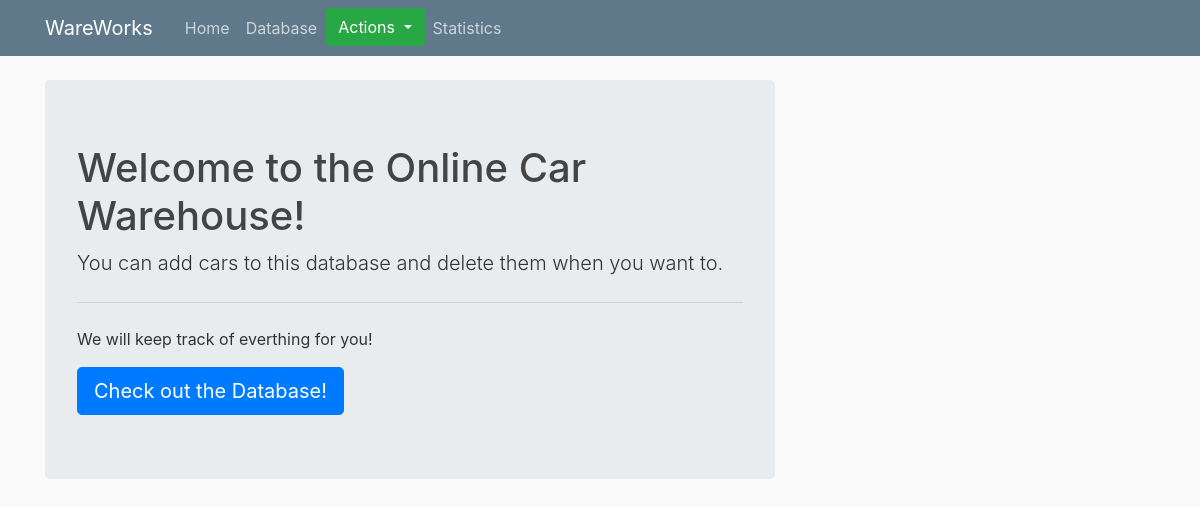
Page /home on the earlier database version.
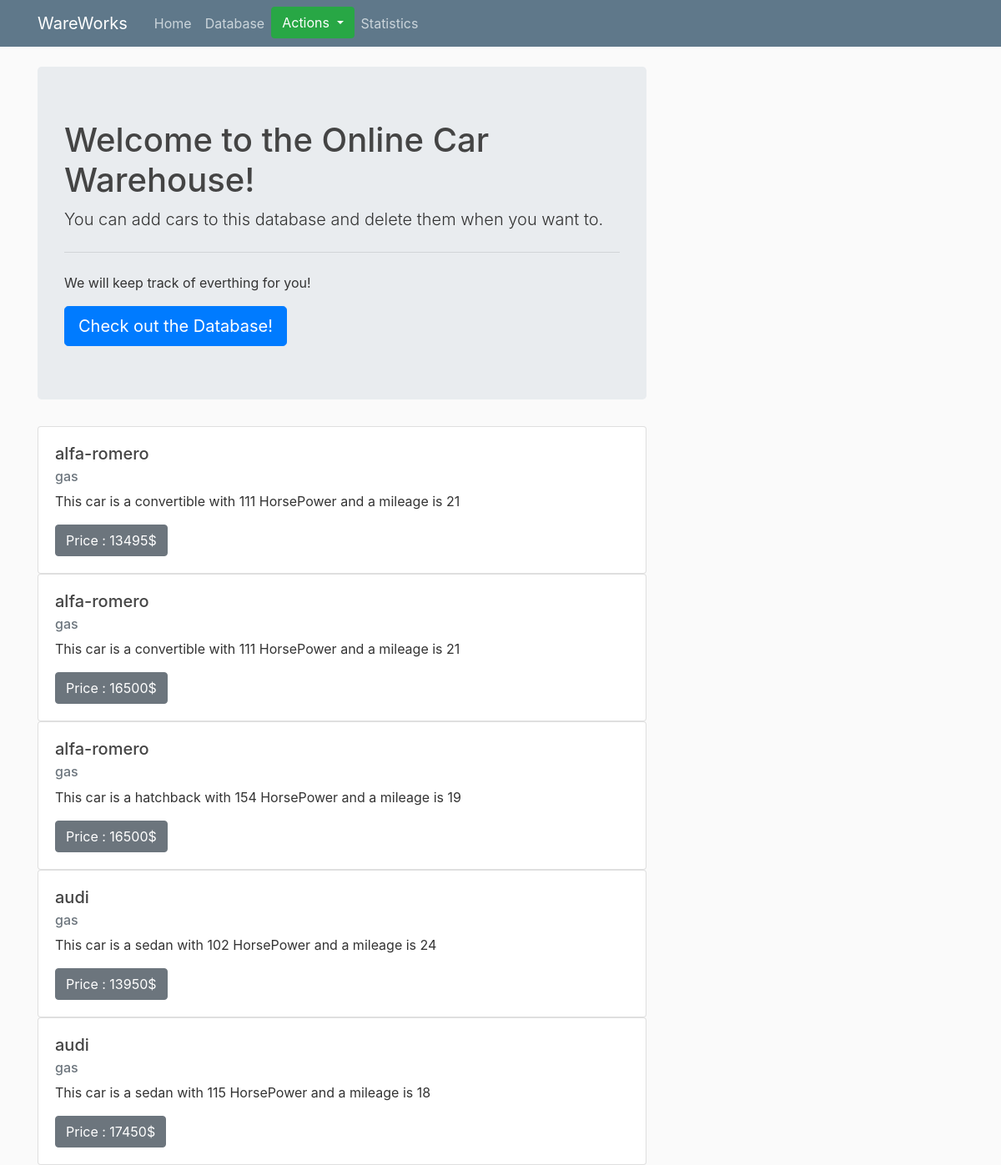
Same page on the later database version.
### flaskblog/models.py (models this page shows, shortened)
class Post(db.Model):
    id = db.Column(db.Integer, primary_key=True)
    make = db.Column(db.String(100),nullable=False)
    fueltype = db.Column(db.String(50),nullable=False)
    bodystyle = db.Column(db.String(50),nullable=False)
    horsepower = db.Column(db.Integer, nullable=False)
    citympg = db.Column(db.Integer, nullable=False)
    price = db.Column(db.Integer, nullable=False)

### flaskblog/routes.py (the view)
@app.route("/")
@app.route("/home")
def home():
    db.create_all()
    posts = Post.query.limit(5).all()
    return render_template('home.html', posts=posts)

### flaskblog/templates/home.html
{% extends "layout.html" %}
{% block content %}
    <div class="jumbotron">
    <h1 class="display-5">Welcome to the Online Car Warehouse!</h1>
    <p class="lead">You can add cars to this database and delete them when you want to.</p>
    <hr class="my-4">
    <p>We will keep track of everthing for you!</p>
    <a class="btn btn-primary btn-lg" href="{{ url_for('table') }}" role="button">Check out the Database!</a>
    </div>
    {% for post in posts %}
    <div class='card-deck'>
    <div class="card" style="width: 18rem;">
        <div class="card-body">
          <h5 class="card-title">{{ post.make }}</h5>
          <h6 class="card-subtitle mb-2 text-muted">{{ post.fueltype }}</h6>
          <p class="card-text">This car is a {{ post.bodystyle }} with
            {{ post.horsepower }} HorsePower and a mileage is {{ post.citympg }}</p>
          <a href="#" class="btn btn-secondary">Price : {{ post.price }}$</a>
        </div>
      </div>
    </div>
    {% endfor %}
{% endblock content %}

### flaskblog/templates/layout.html (shortened to what this page needs)
<!doctype html>
<html lang="en">
  <head>
    <link rel="stylesheet" href="https://stackpath.bootstrapcdn.com/bootstrap/4.1.3/css/bootstrap.min.css">
    <link rel="stylesheet" type="text/css" href="{{ url_for('static', filename='main.css') }}">
  </head>
  <body>
    <header class="site-header">
        <nav class="navbar navbar-expand-md navbar-dark bg-steel fixed-top">
          <div class="container">
            <a class="navbar-brand mr-4" href="/">WareWorks</a>
            <div class="collapse navbar-collapse" id="navbarToggle">
              <div class="navbar-nav mr-auto">
                <a class="nav-item nav-link" href="{{ url_for('home') }}">Home</a>
                <a class="nav-item nav-link" href="{{ url_for('table') }}">Database</a>
                <div class="dropdown">
                  <button class="btn btn-success dropdown-toggle" type="button" id="dropdownMenuButton" data-toggle="dropdown" aria-haspopup="true" aria-expanded="false">
                    Actions
                  </button>
                </div>
                <a class="nav-item nav-link" href="{{ url_for('plot') }}">Statistics</a>
              </div>
            </div>
          </div>
        </nav>
      </header>
      <main role="main" class="container">
        <div class="row">
          <div class='col-md-8'>
            {% block content %}{% endblock %}
          </div>
        </div>
      </main>
  </body>
</html>

### flaskblog/static/main.css (style rules this page uses)
body { background: #fafafa; color: #333333; margin-top: 5rem; }
h1, h2, h3, h4, h5, h6 { color: #444444; }
.bg-steel { background-color: #5f788a; }
.site-header .navbar-nav .nav-link { color: #cbd5db; }

Differences in the rows shown:
added Post: make "alfa-romero", fueltype "gas", bodystyle "convertible", horsepower "111", citympg "21", price "13495"
added Post: make "alfa-romero", fueltype "gas", bodystyle "convertible", horsepower "111", citympg "21", price "16500"
added Post: make "alfa-romero", fueltype "gas", bodystyle "hatchback", horsepower "154", citympg "19", price "16500"
added Post: make "audi", fueltype "gas", bodystyle "sedan", horsepower "102", citympg "24", price "13950"
added Post: make "audi", fueltype "gas", bodystyle "sedan", horsepower "115", citympg "18", price "17450"
